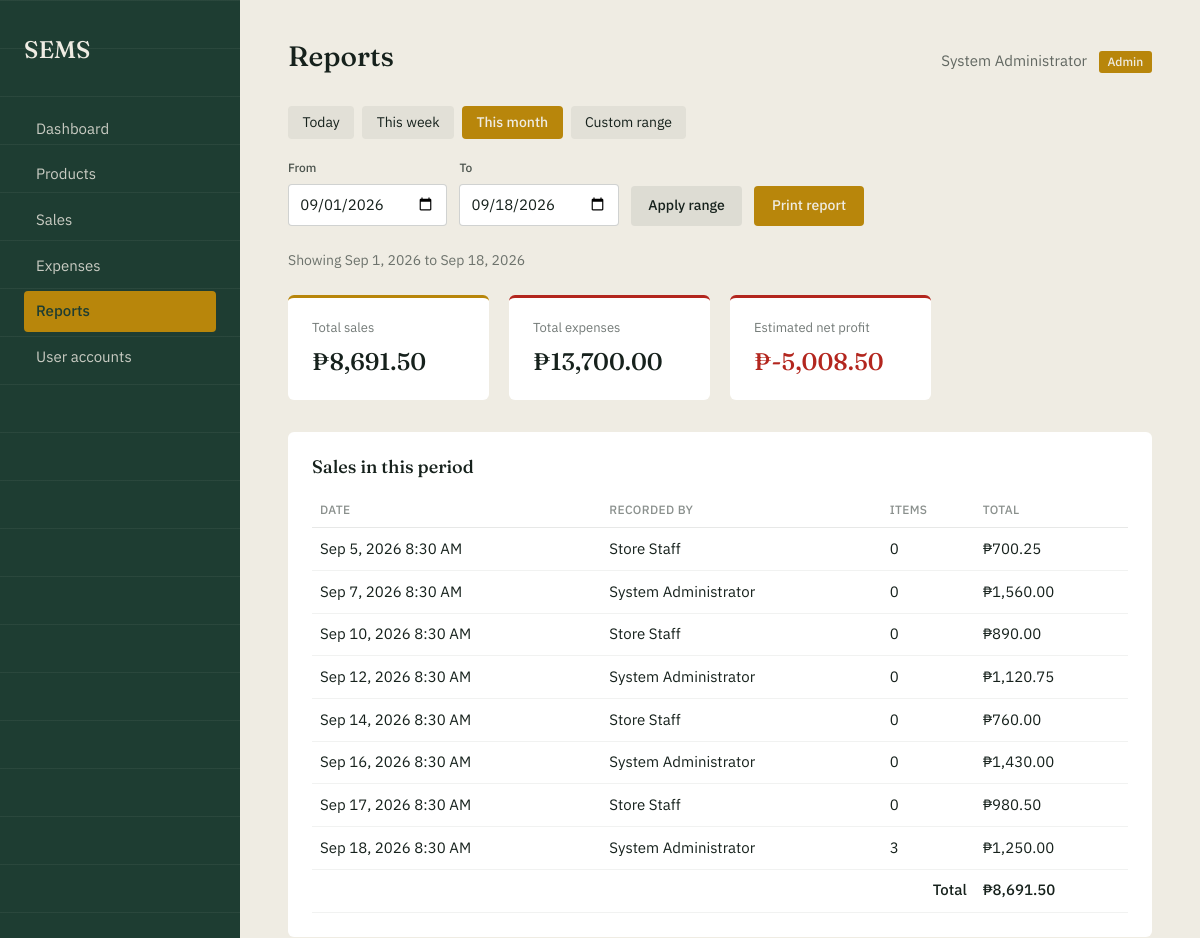
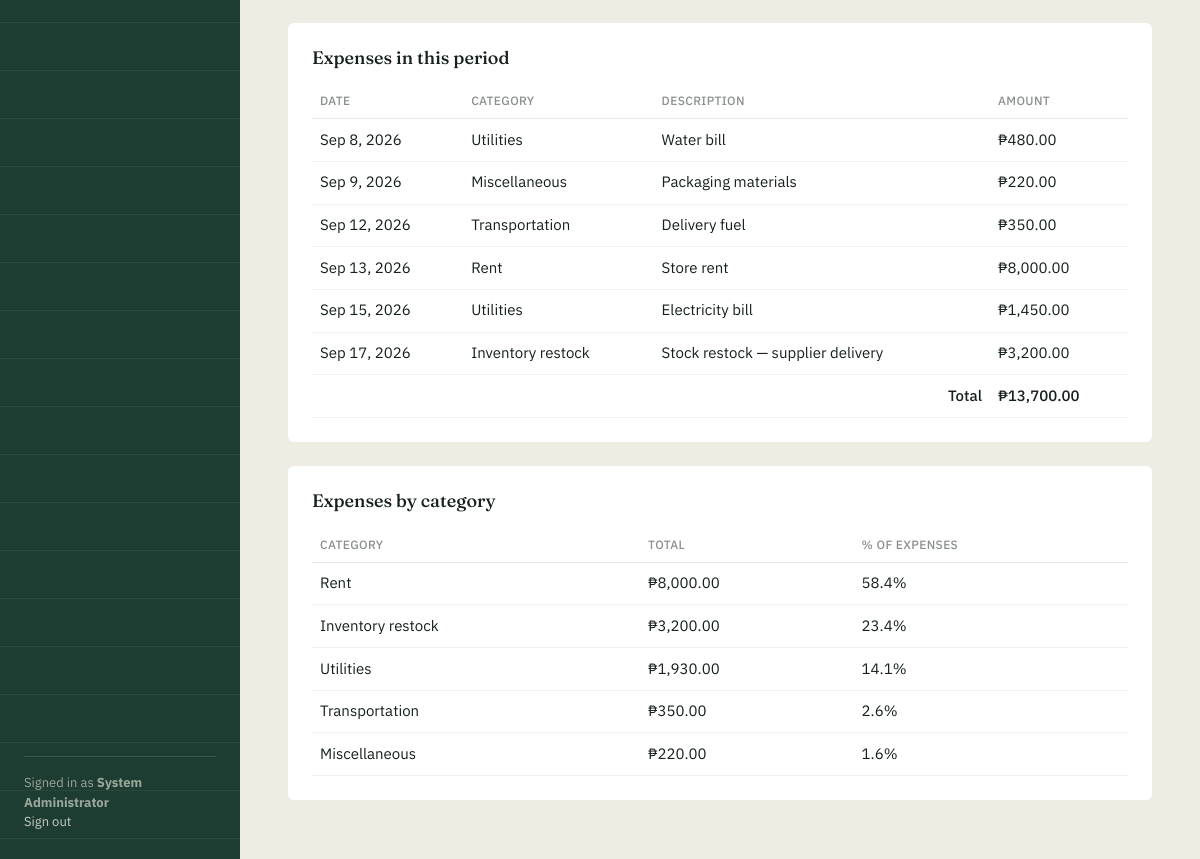
/reports.php (signed in), run on the app's committed database (2 pictures, top to bottom).
### tables this page shows
CREATE TABLE IF NOT EXISTS sales (
    id           INT AUTO_INCREMENT PRIMARY KEY,
    sale_date    DATETIME NOT NULL,
    total_amount DECIMAL(10,2) NOT NULL,
    user_id      INT NULL,
    FOREIGN KEY (user_id) REFERENCES users(id) ON DELETE SET NULL
);

CREATE TABLE IF NOT EXISTS users (
    id         INT AUTO_INCREMENT PRIMARY KEY,
    username   VARCHAR(50)  NOT NULL UNIQUE,
    password   VARCHAR(255) NOT NULL,
    role       ENUM('admin', 'staff') NOT NULL DEFAULT 'staff',
    full_name  VARCHAR(100) NOT NULL,
    created_at TIMESTAMP DEFAULT CURRENT_TIMESTAMP
);

CREATE TABLE IF NOT EXISTS expenses (
    id            INT AUTO_INCREMENT PRIMARY KEY,
    category_id   INT NOT NULL,
    description   VARCHAR(255) NOT NULL,
    amount        DECIMAL(10,2) NOT NULL,
    expense_date  DATETIME NOT NULL,
    user_id       INT NULL,
    FOREIGN KEY (category_id) REFERENCES expense_categories(id),
    FOREIGN KEY (user_id) REFERENCES users(id) ON DELETE SET NULL
);

CREATE TABLE IF NOT EXISTS expense_categories (
    id   INT AUTO_INCREMENT PRIMARY KEY,
    name VARCHAR(100) NOT NULL UNIQUE
);

### reports.php (the view, shortened to what this page needs)
<?php
require_once __DIR__ . '/db.php';
$fullName   = $_SESSION['full_name'] ?? 'User';
$role       = $_SESSION['role'] ?? 'staff';
$preset = $_GET['preset'] ?? 'this_month';
$today  = date('Y-m-d');
switch ($preset) {
    case 'this_month':
        $from = date('Y-m-01');
        $to   = $today;
        break;
}
$fromDateTime = $from . ' 00:00:00';
$toDateTime   = $to . ' 23:59:59';
$totalSales     = 0;
$totalExpenses  = 0;
$salesList      = [];
$expensesList   = [];
$categoryBreakdown = [];
try {
    $stmt = $pdo->prepare("SELECT COALESCE(SUM(total_amount), 0) AS total FROM sales WHERE sale_date BETWEEN :from AND :to");
    $stmt->execute(['from' => $fromDateTime, 'to' => $toDateTime]);
    $totalSales = (float) $stmt->fetch()['total'];
    $stmt = $pdo->prepare("SELECT COALESCE(SUM(amount), 0) AS total FROM expenses WHERE expense_date BETWEEN :from AND :to");
    $stmt->execute(['from' => $fromDateTime, 'to' => $toDateTime]);
    $totalExpenses = (float) $stmt->fetch()['total'];
    $stmt = $pdo->prepare("
        SELECT s.id, s.sale_date, s.total_amount, u.full_name,
               (SELECT COUNT(*) FROM sale_items si WHERE si.sale_id = s.id) AS item_count
        FROM sales s
        LEFT JOIN users u ON u.id = s.user_id
        WHERE s.sale_date BETWEEN :from AND :to
        ORDER BY s.sale_date ASC
    ");
    $stmt->execute(['from' => $fromDateTime, 'to' => $toDateTime]);
    $salesList = $stmt->fetchAll();
    $stmt = $pdo->prepare("
        SELECT e.expense_date, e.description, e.amount, ec.name AS category_name
        FROM expenses e
        JOIN expense_categories ec ON ec.id = e.category_id
        WHERE e.expense_date BETWEEN :from AND :to
        ORDER BY e.expense_date ASC
    ");
    $stmt->execute(['from' => $fromDateTime, 'to' => $toDateTime]);
    $expensesList = $stmt->fetchAll();
    $stmt = $pdo->prepare("
        SELECT ec.name AS category, SUM(e.amount) AS total
        FROM expenses e
        JOIN expense_categories ec ON ec.id = e.category_id
        WHERE e.expense_date BETWEEN :from AND :to
        GROUP BY ec.name
        ORDER BY total DESC
    ");
    $stmt->execute(['from' => $fromDateTime, 'to' => $toDateTime]);
    $categoryBreakdown = $stmt->fetchAll();
} catch (PDOException $e) {
    error_log('Reports query failed: ' . $e->getMessage());
    $dataUnavailable = true;
}
$netProfit = $totalSales - $totalExpenses;
function pesos($amount) {
    return '₱' . number_format((float) $amount, 2);
}
?>
<!DOCTYPE html>
<html lang="en">
<head>
<link href="https://cdn.jsdelivr.net/npm/bootstrap@5.3.3/dist/css/bootstrap.min.css" rel="stylesheet">
<link rel="stylesheet" href="style.css">
</head>
<body>
<div class="layout">
  <?php include __DIR__ . '/includes/sidebar.php'; ?>
  <main class="main">
    <div class="topbar">
      <h1>Reports</h1>
      <div class="welcome">
        <?php echo htmlspecialchars($fullName); ?>
        <span class="role-badge"><?php echo htmlspecialchars($role); ?></span>
      </div>
    </div>
    <div class="preset-tabs no-print">
      <a href="reports.php?preset=today" class="<?php echo $preset === 'today' ? 'active' : ''; ?>">Today</a>
      <a href="reports.php?preset=this_week" class="<?php echo $preset === 'this_week' ? 'active' : ''; ?>">This week</a>
      <a href="reports.php?preset=this_month" class="<?php echo $preset === 'this_month' ? 'active' : ''; ?>">This month</a>
      <a href="reports.php?preset=custom&from=<?php echo $from; ?>&to=<?php echo $to; ?>" class="<?php echo $preset === 'custom' ? 'active' : ''; ?>">Custom range</a>
    </div>
    <form method="GET" class="filter-row no-print">
      <div class="field">
        <label for="from">From</label>
        <input type="date" id="from" name="from" value="<?php echo htmlspecialchars($from); ?>">
      </div>
      <div class="field">
        <label for="to">To</label>
        <input type="date" id="to" name="to" value="<?php echo htmlspecialchars($to); ?>">
      </div>
      <button type="submit" class="btn btn-secondary">Apply range</button>
      <button type="button" class="btn btn-primary" onclick="window.print()">Print report</button>
    </form>
    <p class="report-meta no-print">
      Showing <?php echo date('M j, Y', strtotime($from)); ?> to <?php echo date('M j, Y', strtotime($to)); ?>
    </p>
    <div class="card-row">
      <div class="summary-card">
        <div class="label">Total sales</div>
        <div class="value"><?php echo pesos($totalSales); ?></div>
      </div>
      <div class="summary-card expense-accent">
        <div class="label">Total expenses</div>
        <div class="value"><?php echo pesos($totalExpenses); ?></div>
      </div>
      <div class="summary-card" style="border-top-color: <?php echo $netProfit >= 0 ? 'var(--ledger-green)' : 'var(--error-red)'; ?>;">
        <div class="label">Estimated net profit</div>
        <div class="value <?php echo $netProfit >= 0 ? 'net-positive' : 'net-negative'; ?>"><?php echo pesos($netProfit); ?></div>
      </div>
    </div>
    <div class="panel">
      <h2>Sales in this period</h2>
      <?php if (empty($salesList)): ?>
        <p class="empty-state">No sales recorded in this period.</p>
      <?php else: ?>
        <table class="data-table">
          <thead><tr><th>Date</th><th>Recorded by</th><th>Items</th><th>Total</th></tr></thead>
          <tbody>
            <?php foreach ($salesList as $sale): ?>
              <tr>
                <td><?php echo date('M j, Y g:i A', strtotime($sale['sale_date'])); ?></td>
                <td><?php echo htmlspecialchars($sale['full_name'] ?? '—'); ?></td>
                <td><?php echo (int) $sale['item_count']; ?></td>
                <td><?php echo pesos($sale['total_amount']); ?></td>
              </tr>
            <?php endforeach; ?>
          </tbody>
          <tfoot>
            <tr><td colspan="3" style="text-align:right; font-weight:500;">Total</td><td style="font-weight:500;"><?php echo pesos($totalSales); ?></td></tr>
          </tfoot>
        </table>
      <?php endif; ?>
    </div>
    <div class="panel">
      <h2>Expenses in this period</h2>
      <?php if (empty($expensesList)): ?>
        <p class="empty-state">No expenses recorded in this period.</p>
      <?php else: ?>
        <table class="data-table">
          <thead><tr><th>Date</th><th>Category</th><th>Description</th><th>Amount</th></tr></thead>
          <tbody>
            <?php foreach ($expensesList as $exp): ?>
              <tr>
                <td><?php echo date('M j, Y', strtotime($exp['expense_date'])); ?></td>
                <td><?php echo htmlspecialchars($exp['category_name']); ?></td>
                <td><?php echo htmlspecialchars($exp['description']); ?></td>
                <td><?php echo pesos($exp['amount']); ?></td>
              </tr>
            <?php endforeach; ?>
          </tbody>
          <tfoot>
            <tr><td colspan="3" style="text-align:right; font-weight:500;">Total</td><td style="font-weight:500;"><?php echo pesos($totalExpenses); ?></td></tr>
          </tfoot>
        </table>
      <?php endif; ?>
    </div>
    <div class="panel">
      <h2>Expenses by category</h2>
      <?php if (empty($categoryBreakdown)): ?>
        <p class="empty-state">No expenses to break down for this period.</p>
      <?php else: ?>
        <table class="data-table">
          <thead><tr><th>Category</th><th>Total</th><th>% of expenses</th></tr></thead>
          <tbody>
            <?php foreach ($categoryBreakdown as $row): ?>
              <tr>
                <td><?php echo htmlspecialchars($row['category']); ?></td>
                <td><?php echo pesos($row['total']); ?></td>
                <td><?php echo $totalExpenses > 0 ? number_format(($row['total'] / $totalExpenses) * 100, 1) . '%' : '—'; ?></td>
              </tr>
            <?php endforeach; ?>
          </tbody>
        </table>
      <?php endif; ?>
    </div>
  </main>
</div>
</body>
</html>

### style.css (style rules this page uses)
:root { --ledger-green: #1E3D32; --ledger-green-light: #2B5646; --paper: #EFECE3; --paper-card: #FFFFFF; --ink: #16211C; --gold: #B8860B; --gold-hover: #9C7109; --error-red: #B3261E; --sale-color: #B8860B; --expense-color: #B3261E; }
* { box-sizing: border-box; }
body { margin: 0; font-family: 'IBM Plex Sans', sans-serif; color: var(--ink); background: var(--paper); }
.layout { display: flex; min-height: 100vh; }
.main { flex: 1; padding: 2.5rem 3rem; min-width: 0; }
.topbar { display: flex; justify-content: space-between; align-items: baseline; margin-bottom: 2rem; flex-wrap: wrap; gap: 0.5rem; }
.topbar h1 { font-family: 'Fraunces', serif; font-weight: 500; font-size: 1.75rem; margin: 0; }
.topbar .welcome { font-size: 0.9375rem; color: rgba(22, 33, 28, 0.65); }
.role-badge { display: inline-block; background: var(--gold); color: var(--paper); font-size: 0.75rem; font-weight: 500; padding: 0.15rem 0.55rem; border-radius: 3px; text-transform: capitalize; margin-left: 0.5rem; }
.card-row { display: grid; grid-template-columns: repeat(4, 1fr); gap: 1.25rem; margin-bottom: 2rem; }
.summary-card { background: var(--paper-card); border-radius: 6px; padding: 1.25rem 1.5rem; border-top: 3px solid var(--gold); }
.summary-card.expense-accent { border-top-color: var(--error-red); }
.summary-card .label { font-size: 0.8125rem; color: rgba(22, 33, 28, 0.6); margin-bottom: 0.4rem; }
.summary-card .value { font-family: 'Fraunces', serif; font-weight: 500; font-size: 1.5rem; }
.panel { background: var(--paper-card); border-radius: 6px; padding: 1.5rem; margin-bottom: 1.5rem; }
.panel h2 { font-family: 'Fraunces', serif; font-weight: 500; font-size: 1.125rem; margin: 0 0 1rem; }
.data-table { width: 100%; border-collapse: collapse; font-size: 0.9375rem; }
.data-table th { text-align: left; font-size: 0.75rem; text-transform: uppercase; letter-spacing: 0.03em; color: rgba(22, 33, 28, 0.5); font-weight: 500; padding: 0.5rem 0.5rem; border-bottom: 1px solid rgba(22, 33, 28, 0.1); }
.data-table td { padding: 0.6rem 0.5rem; border-bottom: 1px solid rgba(22, 33, 28, 0.06); vertical-align: middle; }
.field { margin-bottom: 1.25rem; }
.field label { display: block; font-size: 0.8125rem; font-weight: 500; color: rgba(22, 33, 28, 0.75); margin-bottom: 0.4rem; }
.field input, .field select { width: 100%; border: 1px solid rgba(22, 33, 28, 0.2); background: #fff; padding: 0.55rem 0.7rem; font-family: 'IBM Plex Sans', sans-serif; font-size: 0.9375rem; color: var(--ink); border-radius: 4px; transition: border-color 0.15s ease; }
.btn { display: inline-block; border: none; padding: 0.6rem 1.1rem; font-size: 0.875rem; font-weight: 500; font-family: 'IBM Plex Sans', sans-serif; border-radius: 4px; cursor: pointer; text-decoration: none; transition: background 0.15s ease; }
.btn-primary { background: var(--gold); color: var(--paper); }
.btn-secondary { background: rgba(22, 33, 28, 0.08); color: var(--ink); }

### reports.php (style rules this page uses)
.filter-row { display: flex; gap: 0.75rem; flex-wrap: wrap; align-items: end; margin-bottom: 1.5rem; }
.filter-row .field { margin-bottom: 0; min-width: 150px; }
.filter-row .field label { font-size: 0.75rem; }
.preset-tabs { display: flex; gap: 0.5rem; margin-bottom: 1.25rem; flex-wrap: wrap; }
.preset-tabs a { padding: 0.4rem 0.9rem; border-radius: 4px; font-size: 0.875rem; text-decoration: none; color: var(--ink); background: rgba(22,33,28,0.06); }
.preset-tabs a.active { background: var(--gold); color: var(--paper); font-weight: 500; }
.net-negative { color: var(--error-red); }
.report-meta { font-size: 0.875rem; color: rgba(22,33,28,0.6); margin-bottom: 1.5rem; }

### data on the page
sales: sale_date "Sep 5, 2026 8:30 AM", user.full_name "Store Staff", item_count "0", total_amount "₱700.25"
sales: sale_date "Sep 7, 2026 8:30 AM", user.full_name "System Administrator", item_count "0", total_amount "₱1,560.00"
sales: sale_date "Sep 10, 2026 8:30 AM", user.full_name "Store Staff", item_count "0", total_amount "₱890.00"
sales: sale_date "Sep 12, 2026 8:30 AM", user.full_name "System Administrator", item_count "0", total_amount "₱1,120.75"
sales: sale_date "Sep 14, 2026 8:30 AM", user.full_name "Store Staff", item_count "0", total_amount "₱760.00"
sales: sale_date "Sep 16, 2026 8:30 AM", user.full_name "System Administrator", item_count "0", total_amount "₱1,430.00"
sales: sale_date "Sep 17, 2026 8:30 AM", user.full_name "Store Staff", item_count "0", total_amount "₱980.50"
sales: sale_date "Sep 18, 2026 8:30 AM", user.full_name "System Administrator", item_count "3", total_amount "₱1,250.00"
expenses: expense_date "Sep 8, 2026", category.name "Utilities", description "Water bill", amount "₱480.00"
expenses: expense_date "Sep 9, 2026", category.name "Miscellaneous", description "Packaging materials", amount "₱220.00"
expenses: expense_date "Sep 12, 2026", category.name "Transportation", description "Delivery fuel", amount "₱350.00"
expenses: expense_date "Sep 13, 2026", category.name "Rent", description "Store rent", amount "₱8,000.00"
expenses: expense_date "Sep 15, 2026", category.name "Utilities", description "Electricity bill", amount "₱1,450.00"
expenses: expense_date "Sep 17, 2026", category.name "Inventory restock", description "Stock restock — supplier delivery", amount "₱3,200.00"

### other printed values
$navFullName "System Administrator"
$fullName "System Administrator"
$role "Admin"
date('M j, Y', strtotime($from)) "Sep 1, 2026"
date('M j, Y', strtotime($to)) "Sep 18, 2026"
pesos($totalSales) "₱8,691.50"
pesos($totalExpenses) "₱13,700.00"
pesos($netProfit) "₱-5,008.50"
$row['category'] "Rent"
pesos($row['total']) "₱8,000.00"
$row['category'] "Inventory restock"
pesos($row['total']) "₱3,200.00"
$row['category'] "Utilities"
pesos($row['total']) "₱1,930.00"
$row['category'] "Transportation"
